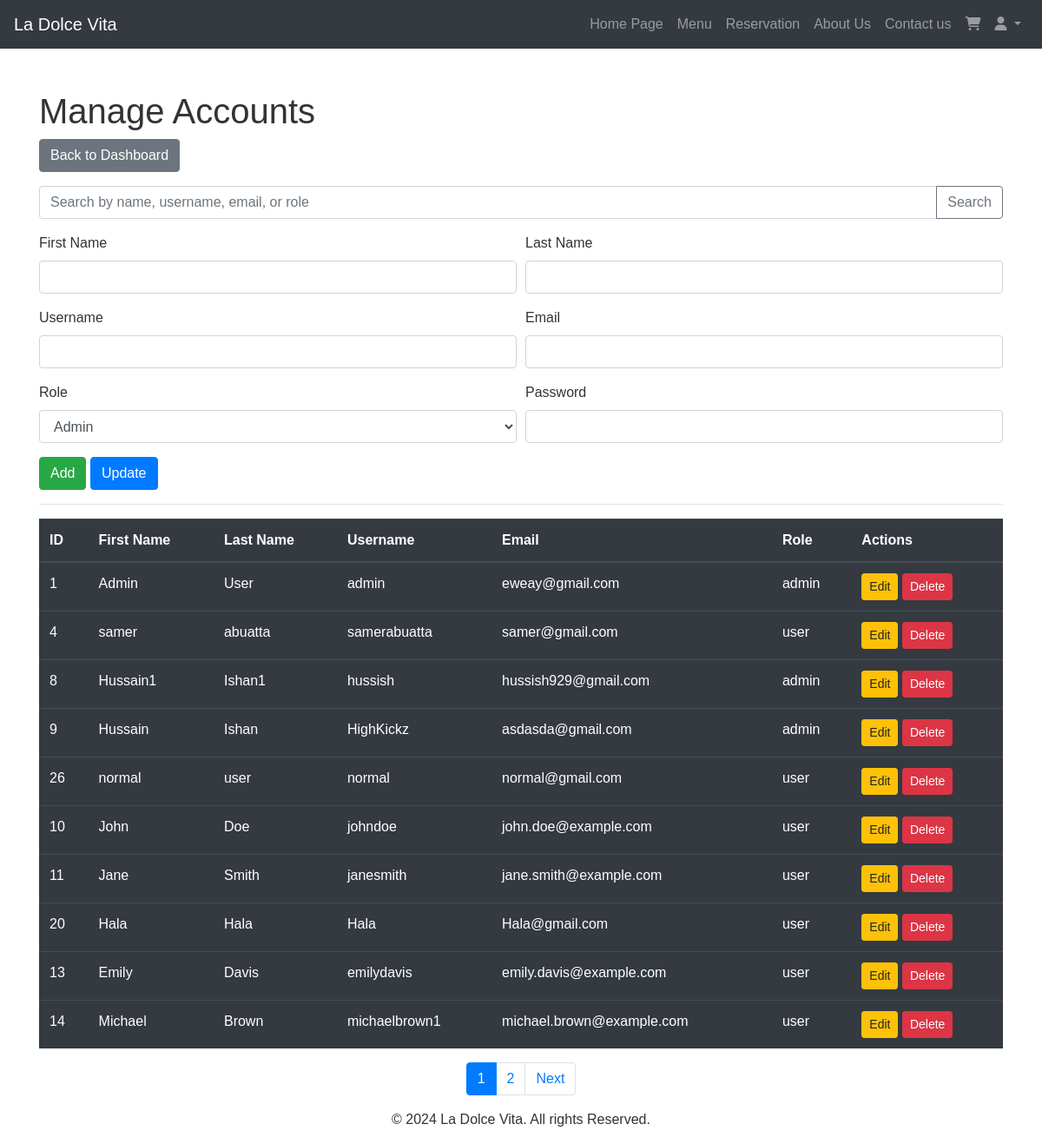
Page /index.php?page=admin_manage_accounts (signed in) on the committed database.
### tables this page shows
CREATE TABLE IF NOT EXISTS `accounts` (
  `AccountID` int NOT NULL AUTO_INCREMENT,
  `FName` varchar(30) NOT NULL,
  `LName` varchar(30) NOT NULL,
  `Username` varchar(30) NOT NULL,
  `Password` varchar(255) NOT NULL,
  `Email` varchar(50) NOT NULL,
  `Role` enum('admin','user') NOT NULL DEFAULT 'user',
  PRIMARY KEY (`AccountID`),
  UNIQUE KEY `Username` (`Username`),
  UNIQUE KEY `Email` (`Email`)
);

### src/controller/session_status.php (called while the page is built, shortened)
<?php
if (isset($_SESSION['username'])){
    $isLoggedIn = true;
    $userRole =$_SESSION['role'];
}
else{
    $isLoggedIn=false;
    $userRole='';
}
?>

### src/controller/admin/manage_accounts.php (the view, shortened to what this page needs)
<?php
require_once realpath(__DIR__ . '/../../../config/config.php');
require_once realpath(__DIR__ . '/../../../utils/utils.php');
$p = isset($_GET['p']) ? (int)$_GET['p'] : 1;
$limit = 10;
$offset = ($p - 1) * $limit;
$searchTerm = '';
$whereClause = '';
$params = [];
$paramTypes = '';
if ($whereClause) {
    $countSql = "SELECT COUNT(*) as total FROM accounts $whereClause";
    $stmt = $mysqli->prepare($countSql);
    $stmt->bind_param($paramTypes, ...$params);
    $stmt->execute();
    $resultCount = $stmt->get_result();
    $rowCount = $resultCount->fetch_assoc();
    $total = $rowCount['total'];
    $stmt->close();
} else {
    $countSql = "SELECT COUNT(*) as total FROM accounts";
    $resultCount = mysqli_query($mysqli, $countSql);
    $rowCount = mysqli_fetch_assoc($resultCount);
    $total = $rowCount['total'];
}
$totalPages = ceil($total / $limit);
if ($whereClause) {
    $sql = "SELECT * FROM accounts $whereClause LIMIT $limit OFFSET $offset";
    $stmt = $mysqli->prepare($sql);
    $stmt->bind_param($paramTypes, ...$params);
    $stmt->execute();
    $result = $stmt->get_result();
} else {
    $sql = "SELECT * FROM accounts LIMIT $limit OFFSET $offset";
    $result = mysqli_query($mysqli, $sql);
}
?>
<!DOCTYPE html>
<html lang="en">
<head>
    <link rel="stylesheet" href="https://stackpath.bootstrapcdn.com/bootstrap/4.5.2/css/bootstrap.min.css">
    <link rel="stylesheet" href="https://cdnjs.cloudflare.com/ajax/libs/font-awesome/5.15.4/css/all.min.css">
    <link rel="stylesheet" href="/assets/css/styles.css">
</head>
<body>
    <div id="navbar">
        <?php require_once realpath(__DIR__ . '/../../views/header.php'); ?>
    </div>
    <div class="container mt-5 ">
        <h1>Manage Accounts</h1>
        <a href="index.php?page=admin_dashboard" class="btn btn-secondary mb-3">Back to Dashboard</a>
        <form method="get" action="index.php" class="mb-3">
            <div class="input-group">
                <input type="text" class="form-control" name="search" placeholder="Search by name, username, email, or role" value="<?php echo htmlspecialchars($searchTerm); ?>">
                <div class="input-group-append">
                    <button class="btn btn-outline-secondary" type="submit">Search</button>
                </div>
            </div>
        </form>
        <form action="index.php?page=admin_manage_accounts" method="post">
            <div class="form-row">
                <div class="form-group col-md-6">
                    <label for="fname">First Name</label>
                    <input type="text" class="form-control" id="fname" name="fname" required>
                </div>
                <div class="form-group col-md-6">
                    <label for="lname">Last Name</label>
                    <input type="text" class="form-control" id="lname" name="lname" required>
                </div>
            </div>
            <div class="form-row">
                <div class="form-group col-md-6">
                    <label for="username">Username</label>
                    <input type="text" class="form-control" id="username" name="username" required>
                </div>
                <div class="form-group col-md-6">
                    <label for="email">Email</label>
                    <input type="email" class="form-control" id="email" name="email" required>
                </div>
            </div>
            <div class="form-row">
                <div class="form-group col-md-6">
                    <label for="role">Role</label>
                    <select class="form-control" id="role" name="role" required>
                        <option value="admin">Admin</option>
                    </select>
                </div>
                <div class="form-group col-md-6" id="passwordField">
                    <label for="password">Password</label>
                    <input type="password" class="form-control" id="password" name="password">
                </div>
            </div>
            <button type="submit" name="add" class="btn btn-success">Add</button>
            <button type="submit" name="update" class="btn btn-primary">Update</button>
        </form>
        <hr>
        <div class="table-responsive">
            <table class="table table-dark table-hover">
                <thead>
                    <tr>
                        <th>ID</th>
                        <th>First Name</th>
                        <th>Last Name</th>
                        <th>Username</th>
                        <th>Email</th>
                        <th>Role</th>
                        <th>Actions</th>
                    </tr>
                </thead>
                <tbody>
                    <?php while($row = mysqli_fetch_assoc($result)): ?>
                        <tr>
                            <td><?php echo $row['AccountID']; ?></td>
                            <td><?php echo $row['FName']; ?></td>
                            <td><?php echo $row['LName']; ?></td>
                            <td><?php echo $row['Username']; ?></td>
                            <td><?php echo $row['Email']; ?></td>
                            <td><?php echo $row['Role']; ?></td>
                            <td>
                                <a href="javascript:void(0);" class="btn btn-warning btn-sm" onclick="editAccount(<?php echo $row['AccountID']; ?>, '<?php echo $row['FName']; ?>', '<?php echo $row['LName']; ?>', '<?php echo $row['Username']; ?>', '<?php echo $row['Email']; ?>', '<?php echo $row['Role']; ?>')">Edit</a>
                                <a href="index.php?page=admin_manage_accounts&delete_id=<?php echo $row['AccountID']; ?>"
                                class="btn btn-danger btn-sm"
                                onclick="return confirm('Are you sure you want to delete this account?');">
                                Delete
                                </a>
                            </td>
                        </tr>
                    <?php endwhile; ?>
                </tbody>
            </table>
            <?php
                $baseUrl = "index.php?page=admin_manage_accounts&";
                echo generatePaginationLinks($p, $totalPages, $baseUrl);
            ?>
        </div>
    </div>
    <footer class="footer">
        <div class="container text-center">
            <p>&copy; 2024 La Dolce Vita. All rights Reserved. </p>
        </div>
    </footer>
</body>
</html>

### index.php (shortened to what this page needs)
<?php
require_once __DIR__ . '/config/config.php';
require_once __DIR__ . '/utils/utils.php';
require_once __DIR__ . '/src/controller/session_status.php';
$page = isset($_GET['page']) ? $_GET['page'] : null;
switch ($page) {
  case 'admin_manage_accounts':
    require_once realpath(__DIR__ . '/src/controller/admin/manage_accounts.php');
    break;
}
?>

### src/views/header.php (shortened to what this page needs)
<?php
include realpath(__DIR__ . '/../../src/controller/session_status.php');
?>
<nav class="navbar navbar-expand-lg navbar-dark bg-dark">
    <a class="navbar-brand" href="index.php?=homepage">La Dolce Vita</a>
    <div class="collapse navbar-collapse" id="navbarNav">
        <ul class="navbar-nav ml-auto">
            <li class="nav-item">
                <a class="nav-link" href="index.php?page=homepage">Home Page</a>
            </li>
            <li class="nav-item">
                <a class="nav-link" href= "index.php?page=menu">Menu</a>
            </li>
            <li class="nav-item">
                <a class="nav-link" href="index.php?page=reservation">Reservation</a>
            </li>
            <li class="nav-item">
                <a class="nav-link" href="index.php?page=about">About Us</a>
            </li>
            <li class="nav-item">
                <a class="nav-link" href="index.php?page=contactus">Contact us</a>
            </li>
            <li class="nav-item">
                <a class="nav-link" href="index.php?page=cart">
                    <i class="fas fa-shopping-cart"></i>
                </a>
            </li>
            <?php if ($isLoggedIn): ?>
                <?php if ($userRole == 'admin'): ?>
                    <li class="nav-item dropdown">
                        <a class="nav-link dropdown-toggle" href="#" id="userDropdown" role="button"
                           data-toggle="dropdown" aria-haspopup="true" aria-expanded="false">
                            <i class="fas fa-user"></i>
                        </a>
                    </li>
                <?php endif; ?>
            <?php endif; ?>
        </ul>
    </div>
</nav>

### utils/utils.php (shortened to what this page needs)
<?php
function generatePaginationLinks($currentPage, $totalPages, $baseUrl) {
    $links = '';
    $links .= '<nav aria-label="Page navigation"><ul class="pagination justify-content-center">';
    for ($i = 1; $i <= $totalPages; $i++) {
        $active = ($i == $currentPage) ? ' active' : '';
        $links .= '<li class="page-item' . $active . '"><a class="page-link" href="' . $baseUrl . 'p=' . $i . '">' . $i . '</a></li>';
    }
    if ($currentPage < $totalPages) {
        $links .= '<li class="page-item"><a class="page-link" href="' . $baseUrl . 'p=' . ($currentPage + 1) . '">Next</a></li>';
    }
    $links .= '</ul></nav>';
    return $links;
}
?>

### assets/css/styles.css (style rules this page uses)
* { margin: 0; padding: 0; box-sizing: border-box; }
body { font-family: 'Arial', sans-serif; color: #333; }

### rows in the picture
accounts: AccountID "1", FName "Admin", LName "User", Username "admin", Email "eweay@gmail.com", Role "admin"
accounts: AccountID "4", FName "samer", LName "abuatta", Username "samerabuatta", Email "samer@gmail.com", Role "user"
accounts: AccountID "8", FName "Hussain1", LName "Ishan1", Username "hussish", Email "hussish929@gmail.com", Role "admin"
accounts: AccountID "9", FName "Hussain", LName "Ishan", Username "HighKickz", Email "asdasda@gmail.com", Role "admin"
accounts: AccountID "26", FName "normal", LName "user", Username "normal", Email "normal@gmail.com", Role "user"
accounts: AccountID "10", FName "John", LName "Doe", Username "johndoe", Email "john.doe@example.com", Role "user"
accounts: AccountID "11", FName "Jane", LName "Smith", Username "janesmith", Email "jane.smith@example.com", Role "user"
accounts: AccountID "20", FName "Hala", LName "Hala", Username "Hala", Email "Hala@gmail.com", Role "user"
accounts: AccountID "13", FName "Emily", LName "Davis", Username "emilydavis", Email "emily.davis@example.com", Role "user"
accounts: AccountID "14", FName "Michael", LName "Brown", Username "michaelbrown1", Email "michael.brown@example.com", Role "user"
